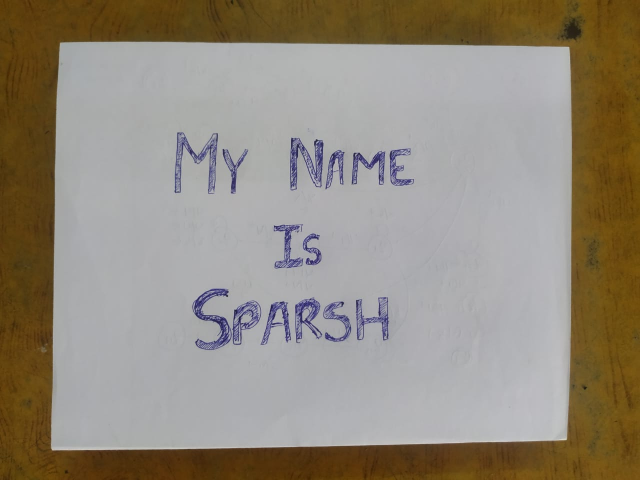
#> input picture final3 - Copy.jpeg, 1280 x 960 px, found by its file name (shown at 1/2 size)
$ python test.py
#> lines starting #> are read from the running program, lines starting #| are printed output that depends on the picture; after the words box and inside, x2 and y2 are one past the last pixel; in counts of white or black regions, pixels touching at a corner belong together
### mapper.py
import numpy as np

def mapp(h):
    h=h.reshape((4,2))
    hnew=np.zeros((4,2),dtype = np.float32)

    add=h.sum(axis=1)
    hnew[0]=h[np.argmin(add)]
    hnew[3]=h[np.argmax(add)] #put 3 NOT 2

    diff=np.diff(h,axis = 1)
    hnew[1]=h[np.argmin(diff)]
    hnew[2]=h[np.argmax(diff)] #put 2 NOT 3

    return hnew

### test.py
import cv2
import numpy as np
import mapper

image = cv2.imread('C:/Users/Sparsh/Desktop/final3 - Copy.jpeg')
#> image is the input picture: shape (960, 1280, 3); mean B, G, R 124.8, 138.3, 147
image = cv2.resize(image,(1300,800))
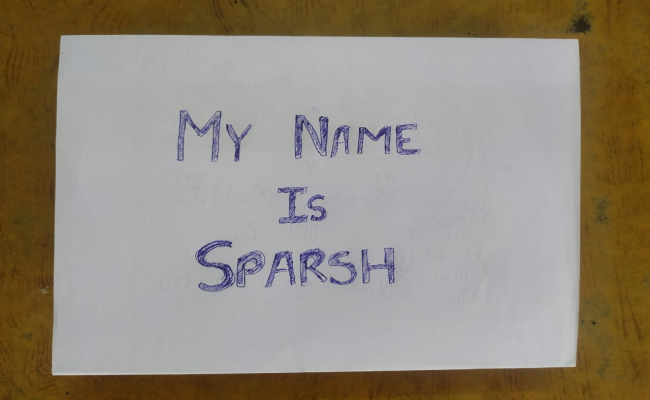
#> image: shape (800, 1300, 3) (shown at 1/2 size); mean B, G, R 124.7, 138.3, 146.9
orig = image.copy()

gray = cv2.cvtColor(image,cv2.COLOR_BGR2GRAY)
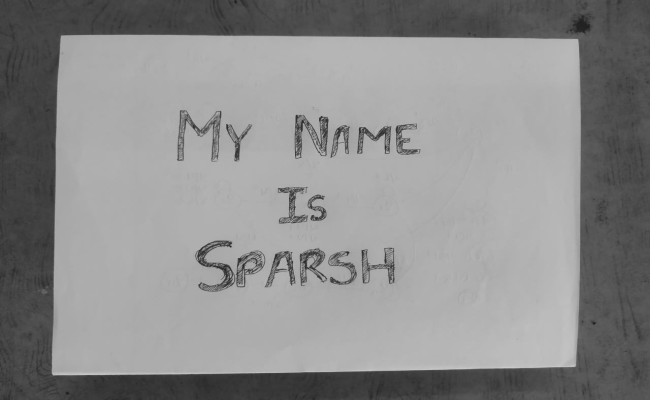
#> gray: shape (800, 1300) (shown at 1/2 size); min 24, max 211, mean 139.3
cv2.imshow("title",gray)

blurred = cv2.GaussianBlur(gray,(5,5),0)
cv2.imshow("Blur",blurred)

edged = cv2.Canny(blurred,30,50)
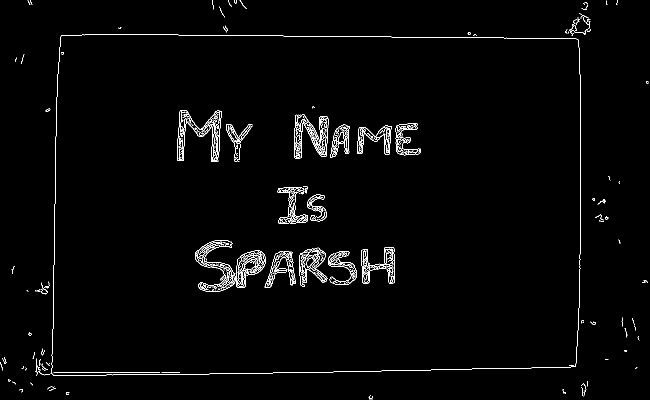
#> edged: shape (800, 1300) (shown at 1/2 size); 1.7% white in thin lines or dots
cv2.imshow("canny",edged)


contours,hierarchy=cv2.findContours(edged,cv2.RETR_LIST,cv2.CHAIN_APPROX_SIMPLE)  #retrieve the contours as a list, with simple apprximation model
#> contours = 452 contours, 390 with area under 20; largest, box (x1, y1, x2, y2) and area: (103, 69, 1162, 751) 703528, (103, 69, 1162, 751) 703520, (354, 220, 443, 324) 3649, (354, 220, 443, 324) 3401, (390, 480, 471, 584) 3294
contours=sorted(contours,key=cv2.contourArea,reverse=True)

#the loop extracts the boundary contours of the page
for c in contours:
    p=cv2.arcLength(c,True)
    approx=cv2.approxPolyDP(c,0.02*p,True)

    if len(approx)==4:
        target=approx
        break
#> this loop made 1 pass
#> (p, target) on pass 1: (3447.9, [[122, 71], [106, 750], [1151, 732], [1155, 78]])
approx=mapper.mapp(target) #find endpoints of the sheet
#> in mapp, `h=h.reshape((4,2))`: h = [[122, 71], [106, 750], [1151, 732], [1155, 78]]
#> in mapp, `add=h.sum(axis=1)`: add = [193, 856, 1883, 1233]
#> in mapp, `diff=np.diff(h,axis = 1)`: diff = [-51, 644, -419, -1077]
#> approx = [[122, 71], [1155, 78], [106, 750], [1151, 732]]

pts=np.float32([[0,0],[800,0],[800,800],[0,800]])  #map to 800*800 target window

op=cv2.getPerspectiveTransform(approx,pts)  #get the top or bird eye view effect
#> op = [[0.622, -0.968, -7.14], [0.00666, -0.983, 68.98], [-1.26e-05, -0.00244, 1]]
dst=cv2.warpPerspective(orig,op,(800,800))
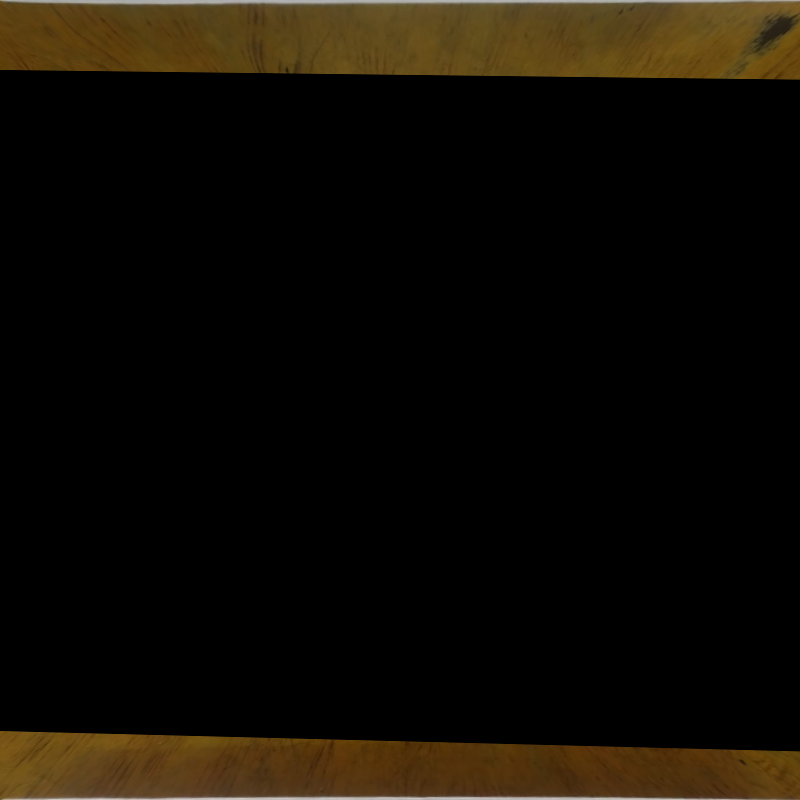
#> dst: shape (800, 800, 3); mean B, G, R 4.7, 11.7, 16


cv2.imshow("Scanned",dst)


cv2.waitKey(0)
cv2.destroyWindow("title")
